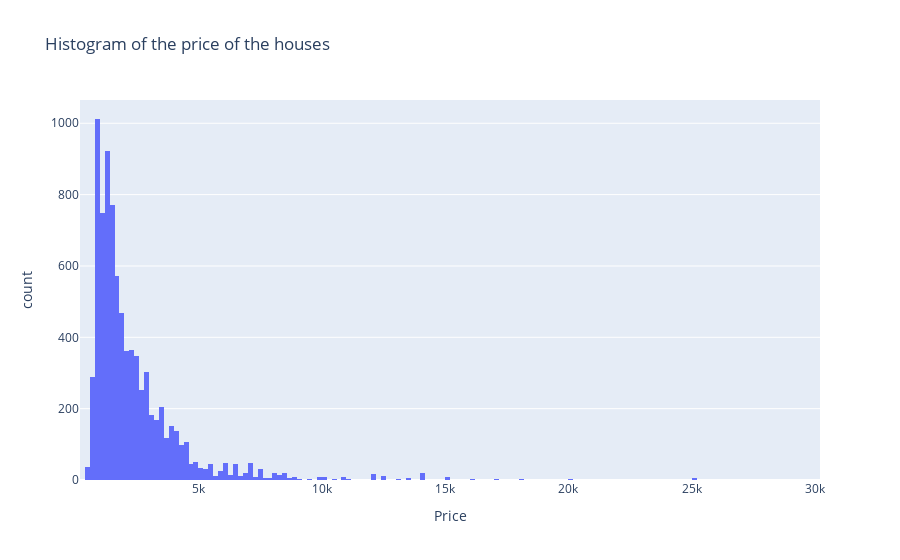

The notebook cell saved with this chart:
### Code cell
histogram_of_prices()

### Figure 1 — Plotly figure (JSON) as saved in the notebook; plotly's stock layout.template omitted (floating-point values rounded to 4 significant figures; data arrays with more than 128 entries replaced by an {"elided": "..."} marker saying what was removed)
{"data": [{"alignmentgroup": "True", "bingroup": "x", "hovertemplate": "Price=%{x}<br>count=%{y}<extra></extra>", "legendgroup": "", "marker": {"color": "#636efa", "pattern": {"shape": ""}}, "name": "", "offsetgroup": "", "orientation": "v", "showlegend": false, "type": "histogram", "x": {"elided": "8287 int values"}, "xaxis": "x", "yaxis": "y"}], "layout": {"barmode": "relative", "legend": {"tracegroupgap": 0}, "title": {"text": "Histogram of the price of the houses"}, "xaxis": {"anchor": "y", "domain": [0, 1], "title": {"text": "Price"}}, "yaxis": {"anchor": "x", "domain": [0, 1], "title": {"text": "count"}}}}
